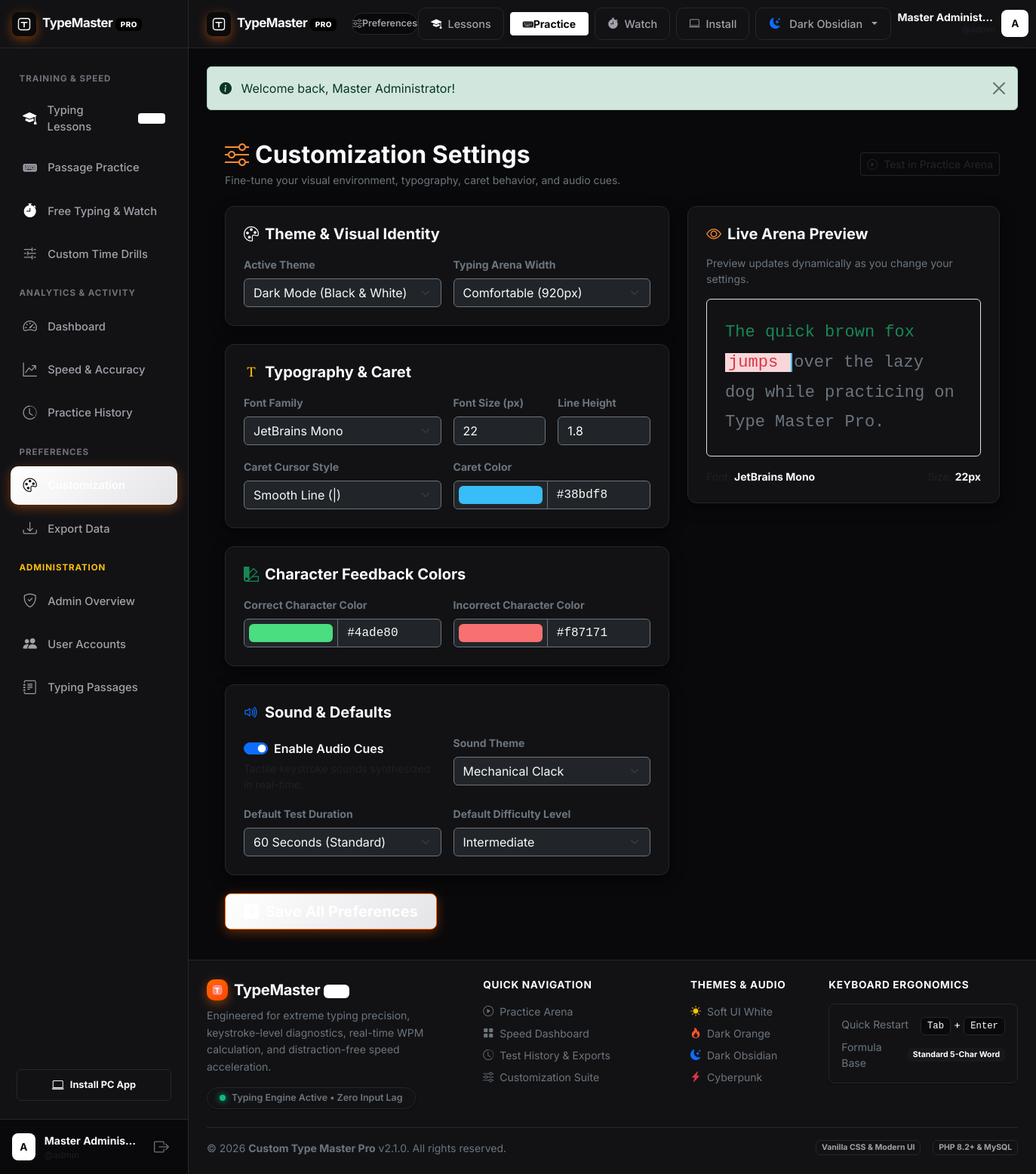
The page /settings.php (signed in) on the database its author committed.
### tables this page shows
CREATE TABLE `user_settings` (
  `id` INT UNSIGNED AUTO_INCREMENT PRIMARY KEY,
  `user_id` INT UNSIGNED NOT NULL UNIQUE,
  `theme` VARCHAR(50) NOT NULL DEFAULT 'orange',
  `font_family` VARCHAR(60) NOT NULL DEFAULT 'JetBrains Mono',
  `font_size` INT UNSIGNED NOT NULL DEFAULT 22,
  `line_height` DECIMAL(3,1) NOT NULL DEFAULT 1.8,
  `caret_style` ENUM('line', 'block', 'underline') NOT NULL DEFAULT 'line',
  `caret_color` VARCHAR(25) NOT NULL DEFAULT '#ff6a00',
  `correct_color` VARCHAR(25) NOT NULL DEFAULT '#4ade80',
  `incorrect_color` VARCHAR(25) NOT NULL DEFAULT '#f87171',
  `typing_area_width` VARCHAR(20) NOT NULL DEFAULT '920px',
  `sound_enabled` TINYINT(1) NOT NULL DEFAULT 1,
  `sound_theme` ENUM('mechanical', 'click', 'beep', 'silent') NOT NULL DEFAULT 'mechanical',
  `default_duration` INT UNSIGNED NOT NULL DEFAULT 60,
  `default_difficulty` ENUM('beginner', 'intermediate', 'advanced') NOT NULL DEFAULT 'intermediate',
  `show_live_wpm` TINYINT(1) NOT NULL DEFAULT 1,
  `show_live_accuracy` TINYINT(1) NOT NULL DEFAULT 1,
  `show_live_word_count` TINYINT(1) NOT NULL DEFAULT 1,
  `updated_at` TIMESTAMP DEFAULT CURRENT_TIMESTAMP ON UPDATE CURRENT_TIMESTAMP,
  CONSTRAINT `fk_settings_user` FOREIGN KEY (`user_id`) 
    REFERENCES `users` (`id`) ON DELETE CASCADE ON UPDATE CASCADE
);

### includes/auth.php (called while the page is built, shortened)
<?php
function get_user_settings(int $userId): array {
    $pdo = getDBConnection();
    $defaultSettings = [
        'theme'               => 'light',
        'font_family'         => 'JetBrains Mono',
        'font_size'           => 22,
        'line_height'         => 1.8,
        'caret_style'         => 'line',
        'caret_color'         => '#38bdf8',
        'correct_color'       => '#4ade80',
        'incorrect_color'     => '#f87171',
        'typing_area_width'   => '920px',
        'sound_enabled'       => 1,
        'sound_theme'         => 'mechanical',
        'default_duration'    => 60,
        'default_difficulty'  => 'intermediate',
        'show_live_wpm'       => 1,
        'show_live_accuracy'  => 1,
        'show_live_word_count'=> 1
    ];
    try {
        $stmt = $pdo->prepare("SELECT * FROM user_settings WHERE user_id = :uid LIMIT 1");
        $stmt->execute([':uid' => $userId]);
        $row = $stmt->fetch();
        if ($row) {
            return array_merge($defaultSettings, $row);
        }
        return $defaultSettings;
    } catch (Exception $e) {
        error_log('Failed to fetch settings: ' . $e->getMessage());
        return $defaultSettings;
    }
}

### includes/functions.php (called while the page is built, shortened)
<?php
function e($data): string {
    return htmlspecialchars((string)($data ?? ''), ENT_QUOTES, 'UTF-8');
}

### settings.php (the view, shortened to what this page needs)
<?php
require_once __DIR__ . '/includes/auth.php';
require_once __DIR__ . '/includes/functions.php';
$user = current_user();
$userId = $user['id'];
$settings = get_user_settings($userId);
include __DIR__ . '/includes/header.php';
?>
<div class="container-fluid px-md-4 py-3">
  <div class="d-flex flex-column flex-md-row justify-content-between align-items-md-center gap-3 mb-4">
    <div>
      <h2 class="fw-bold text-light mb-1"><i class="bi bi-sliders text-info me-2"></i>Customization Settings</h2>
      <p class="text-secondary small mb-0">Fine-tune your visual environment, typography, caret behavior, and audio cues.</p>
    </div>
    <a href="<?= BASE_URL ?>/practice.php" class="btn btn-outline-dark btn-sm">
      <i class="bi bi-play-circle me-1"></i> Test in Practice Arena
    </a>
  </div>
  <form method="POST" action="settings.php">
    <div class="row g-4">
      <div class="col-lg-7">
        <div class="glass-card p-4 mb-4">
          <h5 class="fw-bold text-light mb-3"><i class="bi bi-palette me-2"></i>Theme &amp; Visual Identity</h5>
          <div class="row g-3">
            <div class="col-sm-6">
              <label class="form-label text-secondary small fw-bold">Active Theme</label>
              <select name="theme" id="settingTheme" class="form-select bg-dark text-light border-secondary">
                <option value="dark" <?= ($settings['theme'] === 'dark' || $settings['theme'] === 'orange' || $settings['theme'] === 'dark-orange' || $settings['theme'] === 'cyberpunk' || $settings['theme'] === 'nord') ? 'selected' : '' ?>>Dark Mode (Black &amp; White)</option>
              </select>
            </div>
            <div class="col-sm-6">
              <label class="form-label text-secondary small fw-bold">Typing Arena Width</label>
              <select name="typing_area_width" id="settingWidth" class="form-select bg-dark text-light border-secondary">
                <option value="920px" <?= ($settings['typing_area_width'] === '920px') ? 'selected' : '' ?>>Comfortable (920px)</option>
              </select>
            </div>
          </div>
        </div>
        <div class="glass-card p-4 mb-4">
          <h5 class="fw-bold text-light mb-3"><i class="bi bi-fonts text-warning me-2"></i>Typography & Caret</h5>
          <div class="row g-3 mb-3">
            <div class="col-sm-6">
              <label class="form-label text-secondary small fw-bold">Font Family</label>
              <select name="font_family" id="settingFont" class="form-select bg-dark text-light border-secondary">
                <option value="JetBrains Mono" <?= ($settings['font_family'] === 'JetBrains Mono') ? 'selected' : '' ?>>JetBrains Mono</option>
              </select>
            </div>
            <div class="col-sm-3 col-6">
              <label class="form-label text-secondary small fw-bold">Font Size (px)</label>
              <input type="number" name="font_size" id="settingFontSize" class="form-control bg-dark text-light border-secondary" min="14" max="36" value="<?= (int)$settings['font_size'] ?>">
            </div>
            <div class="col-sm-3 col-6">
              <label class="form-label text-secondary small fw-bold">Line Height</label>
              <input type="number" step="0.1" name="line_height" id="settingLineHeight" class="form-control bg-dark text-light border-secondary" min="1.2" max="2.5" value="<?= (float)$settings['line_height'] ?>">
            </div>
          </div>
          <div class="row g-3">
            <div class="col-sm-6">
              <label class="form-label text-secondary small fw-bold">Caret Cursor Style</label>
              <select name="caret_style" id="settingCaretStyle" class="form-select bg-dark text-light border-secondary">
                <option value="line" <?= ($settings['caret_style'] === 'line') ? 'selected' : '' ?>>Smooth Line (|)</option>
              </select>
            </div>
            <div class="col-sm-6">
              <label class="form-label text-secondary small fw-bold">Caret Color</label>
              <div class="input-group">
                <input type="color" name="caret_color" id="settingCaretColor" class="form-control form-control-color bg-dark border-secondary" value="<?= e($settings['caret_color']) ?>">
                <input type="text" class="form-control bg-dark text-light border-secondary font-monospace" id="settingCaretColorText" value="<?= e($settings['caret_color']) ?>" readonly>
              </div>
            </div>
          </div>
        </div>
        <div class="glass-card p-4 mb-4">
          <h5 class="fw-bold text-light mb-3"><i class="bi bi-palette2 text-success me-2"></i>Character Feedback Colors</h5>
          <div class="row g-3">
            <div class="col-sm-6">
              <label class="form-label text-secondary small fw-bold">Correct Character Color</label>
              <div class="input-group">
                <input type="color" name="correct_color" id="settingCorrectColor" class="form-control form-control-color bg-dark border-secondary" value="<?= e($settings['correct_color']) ?>">
                <input type="text" class="form-control bg-dark text-light border-secondary font-monospace" id="settingCorrectColorText" value="<?= e($settings['correct_color']) ?>" readonly>
              </div>
            </div>
            <div class="col-sm-6">
              <label class="form-label text-secondary small fw-bold">Incorrect Character Color</label>
              <div class="input-group">
                <input type="color" name="incorrect_color" id="settingIncorrectColor" class="form-control form-control-color bg-dark border-secondary" value="<?= e($settings['incorrect_color']) ?>">
                <input type="text" class="form-control bg-dark text-light border-secondary font-monospace" id="settingIncorrectColorText" value="<?= e($settings['incorrect_color']) ?>" readonly>
              </div>
            </div>
          </div>
        </div>
        <div class="glass-card p-4 mb-4">
          <h5 class="fw-bold text-light mb-3"><i class="bi bi-volume-up text-primary me-2"></i>Sound & Defaults</h5>
          <div class="row g-3 mb-3">
            <div class="col-sm-6">
              <div class="form-check form-switch pt-2">
                <input class="form-check-input" type="checkbox" role="switch" name="sound_enabled" id="settingSoundEnabled" value="1" <?= (!empty($settings['sound_enabled'])) ? 'checked' : '' ?>>
                <label class="form-check-label text-light fw-semibold" for="settingSoundEnabled">Enable Audio Cues</label>
              </div>
              <div class="form-text text-muted">Tactile keystroke sounds synthesized in real-time.</div>
            </div>
            <div class="col-sm-6">
              <label class="form-label text-secondary small fw-bold">Sound Theme</label>
              <select name="sound_theme" class="form-select bg-dark text-light border-secondary">
                <option value="mechanical" <?= ($settings['sound_theme'] === 'mechanical') ? 'selected' : '' ?>>Mechanical Clack</option>
              </select>
            </div>
          </div>
          <div class="row g-3">
            <div class="col-sm-6">
              <label class="form-label text-secondary small fw-bold">Default Test Duration</label>
              <select name="default_duration" class="form-select bg-dark text-light border-secondary">
                <option value="60" <?= ($settings['default_duration'] == 60) ? 'selected' : '' ?>>60 Seconds (Standard)</option>
              </select>
            </div>
            <div class="col-sm-6">
              <label class="form-label text-secondary small fw-bold">Default Difficulty Level</label>
              <select name="default_difficulty" class="form-select bg-dark text-light border-secondary">
                <option value="intermediate" <?= ($settings['default_difficulty'] === 'intermediate') ? 'selected' : '' ?>>Intermediate</option>
              </select>
            </div>
          </div>
        </div>
        <button type="submit" class="btn btn-primary btn-lg fw-bold px-4 py-2 shadow-sm">
          <i class="bi bi-save2-fill me-1"></i> Save All Preferences
        </button>
      </div>
      <div class="col-lg-5">
        <div class="glass-card p-4 sticky-top" style="top: 90px;">
          <h5 class="fw-bold text-light mb-3"><i class="bi bi-eye text-info me-2"></i>Live Arena Preview</h5>
          <p class="text-secondary small mb-3">Preview updates dynamically as you change your settings.</p>
          <div id="previewTypingBox" class="p-4 rounded border font-monospace mb-3 position-relative" style="background: var(--bg-card); min-height: 180px; overflow: hidden;">
            <span id="previewCorrect" class="text-success">The quick brown fox </span>
            <span id="previewIncorrect" class="text-danger bg-danger-subtle px-1">jumps </span>
            <span id="previewCaret" style="border-left: 2px solid #38bdf8; margin-right: 2px;"></span>
            <span id="previewUntyped" class="text-secondary">over the lazy dog while practicing on Type Master Pro.</span>
          </div>
          <div class="d-flex justify-content-between align-items-center text-muted small">
            <span>Font: <span id="previewFontLabel" class="text-light fw-bold">JetBrains Mono</span></span>
            <span>Size: <span id="previewSizeLabel" class="text-light fw-bold">22px</span></span>
          </div>
        </div>
      </div>
    </div>
  </form>
</div>
<?php include __DIR__ . '/includes/footer.php'; ?>

### assets/css/style.css (style rules this page uses)
:root, [data-theme="light"], [data-theme="white-orange"] { --header-height: 3.5rem; --first-color: #0a0a0a; --first-color-alt: #262626; --first-color-light: #f4f4f5; --first-color-glow: rgba(0, 0, 0, 0.08); --second-color: #52525b; --text-color: #0a0a0a; --body-color: #fafafa; --shadow: 0 4px 20px rgba(0, 0, 0, 0.05); --normal-font-size: .938rem; --small-font-size: .813rem; --smaller-font-size: .75rem; --z-tooltip: 10; --z-fixed: 100; --bg-primary: #f8f9fa; --bg-secondary: #ffffff; --bg-card: #ffffff; --bg-card-hover: #fafafa; --border-color: #e4e4e7; --border-focus: #0a0a0a; --text-primary: #0a0a0a; --text-secondary: #52525b; --text-muted: #a1a1aa; --accent-primary: #0a0a0a; --accent-glow: rgba(0, 0, 0, 0.08); --accent-gradient: linear-gradient(135deg, #0a0a0a 0%, #27272a 100%); --accent-subtle: rgba(0, 0, 0, 0.04); --success: #15803d; --warning: #b45309; --danger: #dc2626; --sidebar-width: 250px; --navbar-height: 64px; --soft-raised: 0 1px 3px rgba(0, 0, 0, 0.05), 0 4px 12px rgba(0, 0, 0, 0.03); --soft-raised-hover: 0 6px 20px rgba(0, 0, 0, 0.08), 0 2px 6px rgba(0, 0, 0, 0.04); --soft-flat: 0 1px 2px rgba(0, 0, 0, 0.04); --soft-inset: inset 0 1px 2px rgba(0, 0, 0, 0.04); --soft-accent-glow: 0 4px 14px rgba(0, 0, 0, 0.12); --shadow-sm: 0 1px 2px rgba(0, 0, 0, 0.04); --shadow-md: 0 4px 12px rgba(0, 0, 0, 0.06); --shadow-lg: 0 10px 28px rgba(0, 0, 0, 0.08); --card-radius: 12px; --transition: all 0.18s cubic-bezier(0.4, 0, 0.2, 1); --typing-font: 'JetBrains Mono', monospace; --typing-size: 22px; --typing-line-height: 1.8; --caret-color: #0a0a0a; --char-correct: #0a0a0a; --char-incorrect: #dc2626; --char-untyped: #9ca3af; --char-active-bg: #e4e4e7; }
[data-theme="dark"], [data-theme="orange"], [data-theme="dark-orange"], [data-theme="cyberpunk"], [data-theme="nord"] { --header-height: 3.5rem; --first-color: #ffffff; --first-color-alt: #e4e4e7; --first-color-light: #18181b; --first-color-glow: rgba(255, 255, 255, 0.1); --second-color: #a1a1aa; --text-color: #fafafa; --text-muted: #71717a; --body-color: #09090b; --shadow: 0 10px 30px rgba(0, 0, 0, 0.6); --normal-font-size: 0.938rem; --small-font-size: 0.813rem; --smaller-font-size: 0.75rem; --z-tooltip: 10; --z-fixed: 100; --bg-primary: #09090b; --bg-secondary: #121215; --bg-card: #121215; --bg-card-hover: #18181b; --border-color: #27272a; --border-focus: #ffffff; --text-primary: #fafafa; --text-secondary: #a1a1aa; --accent-primary: #ffffff; --accent-glow: rgba(255, 255, 255, 0.12); --accent-gradient: linear-gradient(135deg, #ffffff 0%, #e4e4e7 100%); --accent-subtle: rgba(255, 255, 255, 0.08); --success: #4ade80; --warning: #facc15; --danger: #f87171; --sidebar-width: 250px; --navbar-height: 64px; --shadow-sm: 0 2px 6px rgba(0, 0, 0, 0.4); --shadow-md: 0 6px 18px rgba(0, 0, 0, 0.6); --shadow-lg: 0 14px 36px rgba(0, 0, 0, 0.8); --soft-raised: 0 1px 3px rgba(0,0,0,0.4), 0 4px 12px rgba(0,0,0,0.3); --soft-raised-hover: 0 4px 16px rgba(0,0,0,0.6), 0 1px 4px rgba(0,0,0,0.4); --soft-flat: 0 1px 2px rgba(0,0,0,0.4); --soft-inset: inset 0 1px 3px rgba(0,0,0,0.6); --soft-accent-glow: 0 4px 14px rgba(255,255,255,0.15); --card-radius: 12px; --transition: all 0.18s cubic-bezier(0.4, 0, 0.2, 1); --typing-font: 'JetBrains Mono', monospace; --typing-size: 22px; --typing-line-height: 1.8; --caret-color: #ffffff; --char-correct: #ffffff; --char-incorrect: #f87171; --char-untyped: #52525b; --char-active-bg: #27272a; }
* { box-sizing: border-box; margin: 0; padding: 0; }
body { font-family: 'Inter', -apple-system, BlinkMacSystemFont, "Segoe UI", Roboto, sans-serif; background-color: var(--bg-primary); color: var(--text-primary); min-height: 100vh; display: flex; flex-direction: column; overflow-x: hidden; transition: background-color 0.3s ease, color 0.3s ease; }
.glass-card { background: var(--bg-card); backdrop-filter: blur(16px); -webkit-backdrop-filter: blur(16px); border: 1px solid var(--border-color); border-radius: var(--card-radius); box-shadow: var(--shadow-md); transition: var(--transition); }
.btn-primary { background: var(--accent-gradient) !important; border-color: #ff6a00 !important; color: #ffffff !important; box-shadow: 0 4px 15px rgba(255, 106, 0, 0.35) !important; font-weight: 600; transition: transform 0.2s ease, box-shadow 0.2s ease; }
.text-info { color: #ff8c33 !important; }

### rows shown on the page
user_settings: theme "Dark Mode (Black & White)", typing_area_width "Comfortable (920px)", font_family "JetBrains Mono", font_size "22", line_height "1.8", caret_style "Smooth Line (|)", caret_color "#38bdf8", correct_color "#4ade80", incorrect_color "#f87171", sound_enabled "☑", sound_theme "Mechanical Clack", default_duration "60 Seconds (Standard)", default_difficulty "Intermediate"

### other values the page prints
substr($currentUser['username'] ?? 'U', 0, 1) "A"
$currentUser['full_name'] "Master Adminis…"
$currentUser['username'] "admin"
$pageBadgeTitle "Preferences"
$currentUser['full_name'] "Master Administ…"
substr($currentUser['username'], 0, 1) "A"
$flash['message'] "Welcome back, Master Administrator!"
APP_NAME "Custom Type Master Pro"
APP_VERSION "2.1.0"
